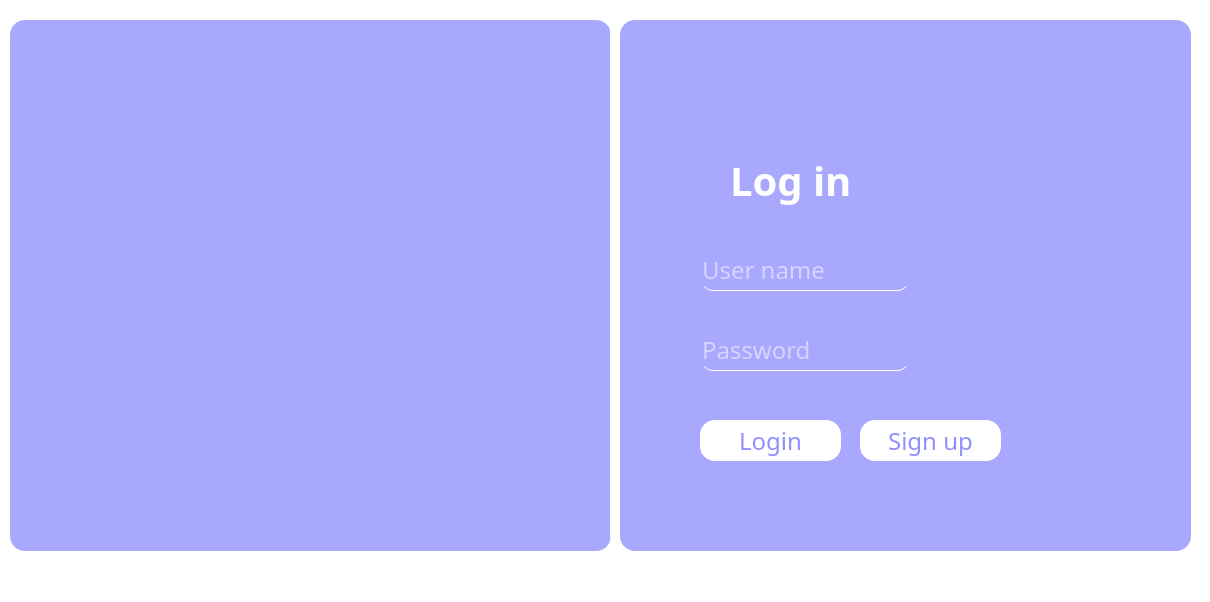
<?xml version="1.0" encoding="UTF-8"?>
<ui version="4.0">
 <class>MainWindow</class>
 <widget class="QMainWindow" name="MainWindow">
  <property name="geometry">
   <rect>
    <x>0</x>
    <y>0</y>
    <width>1210</width>
    <height>602</height>
   </rect>
  </property>
  <property name="windowTitle">
   <string>MainWindow</string>
  </property>
  <property name="styleSheet">
   <string notr="true">*{
font-family:century gothic ;
font-size:24px;


}
QMainWindow{
background:white;
border-radius:15px ;
}
QFrame{
background-color:#a9a8ff;
border-radius:15px ;
}

#loginWidgets{
background:white;
border-radius:15px ;
box-shadow: 10px 10px;
}

QToolButton{
background:white;
border-radius:60px;
}
QLabel{
color:black;
}
QPushButton{
color:#918FFF;
background:white;
border-radius:15px ;
}
QPushButton:hover
{
color:#6563FF;
background:#EBEBEB;
border-radius:15px ;
}
QLineEdit{
background:transparent;
border-radius:14px;
border:none;
color:white;
border-bottom:1px solid white;
}
QLineEdit:hover{
color:black;
border-bottom:1px solid black;
}

</string>
  </property>
  <widget class="QWidget" name="centralwidget">
   <widget class="QFrame" name="frame_2">
    <property name="geometry">
     <rect>
      <x>10</x>
      <y>20</y>
      <width>601</width>
      <height>531</height>
     </rect>
    </property>
    <property name="styleSheet">
     <string notr="true">background-image: url(:/login res/loggooo.png);
border-radius:15px;
  box-shadow: 0 4px 8px 0 rgba(0, 0, 0, 0.2), 0 6px 20px 0 rgba(0, 0, 0, 0.19);
</string>
    </property>
    <property name="frameShape">
     <enum>QFrame::StyledPanel</enum>
    </property>
    <property name="frameShadow">
     <enum>QFrame::Raised</enum>
    </property>
   </widget>
   <widget class="QStackedWidget" name="loginWidgets">
    <property name="geometry">
     <rect>
      <x>610</x>
      <y>10</y>
      <width>591</width>
      <height>541</height>
     </rect>
    </property>
    <property name="styleSheet">
     <string notr="true"/>
    </property>
    <property name="currentIndex">
     <number>0</number>
    </property>
    <widget class="QWidget" name="page">
     <widget class="QFrame" name="frame">
      <property name="geometry">
       <rect>
        <x>10</x>
        <y>10</y>
        <width>571</width>
        <height>531</height>
       </rect>
      </property>
      <property name="frameShape">
       <enum>QFrame::StyledPanel</enum>
      </property>
      <property name="frameShadow">
       <enum>QFrame::Raised</enum>
      </property>
      <widget class="QPushButton" name="pushButton_2">
       <property name="geometry">
        <rect>
         <x>240</x>
         <y>400</y>
         <width>141</width>
         <height>41</height>
        </rect>
       </property>
       <property name="text">
        <string>Sign up</string>
       </property>
      </widget>
      <widget class="QPushButton" name="pushButton">
       <property name="geometry">
        <rect>
         <x>80</x>
         <y>400</y>
         <width>141</width>
         <height>41</height>
        </rect>
       </property>
       <property name="text">
        <string>Login</string>
       </property>
      </widget>
      <widget class="QLineEdit" name="username_line">
       <property name="geometry">
        <rect>
         <x>80</x>
         <y>230</y>
         <width>211</width>
         <height>41</height>
        </rect>
       </property>
       <property name="placeholderText">
        <string>User name</string>
       </property>
      </widget>
      <widget class="QLineEdit" name="password_line">
       <property name="geometry">
        <rect>
         <x>80</x>
         <y>310</y>
         <width>211</width>
         <height>41</height>
        </rect>
       </property>
       <property name="text">
        <string/>
       </property>
       <property name="echoMode">
        <enum>QLineEdit::Password</enum>
       </property>
       <property name="placeholderText">
        <string>Password</string>
       </property>
      </widget>
      <widget class="QLabel" name="label_2">
       <property name="geometry">
        <rect>
         <x>110</x>
         <y>130</y>
         <width>171</width>
         <height>61</height>
        </rect>
       </property>
       <property name="styleSheet">
        <string notr="true">font-size:40px;
font-weight: 700;
color:white;</string>
       </property>
       <property name="text">
        <string>Log in</string>
       </property>
      </widget>
     </widget>
    </widget>
    <widget class="QWidget" name="page_2">
     <widget class="QFrame" name="frame_4">
      <property name="geometry">
       <rect>
        <x>10</x>
        <y>10</y>
        <width>571</width>
        <height>531</height>
       </rect>
      </property>
      <property name="styleSheet">
       <string notr="true"/>
      </property>
      <property name="frameShape">
       <enum>QFrame::StyledPanel</enum>
      </property>
      <property name="frameShadow">
       <enum>QFrame::Raised</enum>
      </property>
      <widget class="QLabel" name="label">
       <property name="geometry">
        <rect>
         <x>110</x>
         <y>130</y>
         <width>171</width>
         <height>61</height>
        </rect>
       </property>
       <property name="styleSheet">
        <string notr="true">font-size:40px;
font-weight: 700;
color:white;</string>
       </property>
       <property name="text">
        <string>Sign up</string>
       </property>
      </widget>
      <widget class="QLineEdit" name="username_signup_line">
       <property name="geometry">
        <rect>
         <x>80</x>
         <y>230</y>
         <width>211</width>
         <height>41</height>
        </rect>
       </property>
       <property name="placeholderText">
        <string>User name</string>
       </property>
      </widget>
      <widget class="QLineEdit" name="password_signup_line">
       <property name="geometry">
        <rect>
         <x>80</x>
         <y>310</y>
         <width>211</width>
         <height>41</height>
        </rect>
       </property>
       <property name="echoMode">
        <enum>QLineEdit::Password</enum>
       </property>
       <property name="placeholderText">
        <string>Password</string>
       </property>
      </widget>
      <widget class="QPushButton" name="pushButton_3">
       <property name="geometry">
        <rect>
         <x>80</x>
         <y>400</y>
         <width>141</width>
         <height>41</height>
        </rect>
       </property>
       <property name="text">
        <string>Sign up</string>
       </property>
      </widget>
      <widget class="QPushButton" name="pushButton_4">
       <property name="geometry">
        <rect>
         <x>240</x>
         <y>400</y>
         <width>51</width>
         <height>41</height>
        </rect>
       </property>
       <property name="text">
        <string/>
       </property>
       <property name="icon">
        <iconset resource="icons.qrc">
         <normaloff>:/feather (3)/arrow-left.svg</normaloff>:/feather (3)/arrow-left.svg</iconset>
       </property>
       <property name="iconSize">
        <size>
         <width>28</width>
         <height>28</height>
        </size>
       </property>
      </widget>
     </widget>
    </widget>
   </widget>
  </widget>
  <widget class="QMenuBar" name="menubar">
   <property name="geometry">
    <rect>
     <x>0</x>
     <y>0</y>
     <width>1210</width>
     <height>35</height>
    </rect>
   </property>
  </widget>
 </widget>
 <resources>
  <include location="icons.qrc"/>
 </resources>
 <connections/>
</ui>
